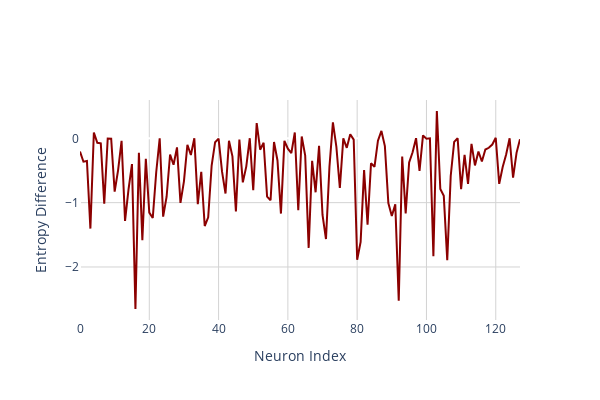

This figure's notebook cell:
### Code cell
fig = go.Figure()
fig.add_trace(go.Scatter(y=entropy_diffs, mode='lines', name='', line=dict(color='darkred', width=2)))
fig.update_layout({'plot_bgcolor': 'rgba(255, 255, 255, 1)',})
fig.update_layout(
    xaxis=dict(showgrid=True, gridwidth=1, gridcolor='LightGray'),
    yaxis=dict(showgrid=True, gridwidth=1, gridcolor='LightGray'),
)
fig.update_xaxes(title_text='Neuron Index')
fig.update_yaxes(title_text='Entropy Difference')
fig.update_layout(width=600, height=400, autosize=False)
fig.show()

### Figure 1 — Plotly figure (JSON) as saved in the notebook; plotly's stock layout.template omitted (floating-point values rounded to 4 significant figures)
{"data": [{"line": {"color": "darkred", "width": 2}, "mode": "lines", "name": "", "type": "scatter", "y": [-0.2052, -0.3639, -0.3533, -1.403, 0.08958, -0.0694, -0.07828, -1.017, -0.003486, -0.006935, -0.8283, -0.4931, -0.03908, -1.284, -0.7968, -0.3995, -2.653, -0.2241, -1.585, -0.3188, -1.154, -1.239, -0.5278, 0, -1.217, -0.9082, -0.2513, -0.4109, -0.1417, -1.004, -0.6684, -0.09985, -0.2587, 0, -1.023, -0.5197, -1.364, -1.229, -0.4224, -0.06081, -0.005188, -0.519, -0.8586, -0.03816, -0.2807, -1.138, -0.01943, -0.6843, -0.4358, 0.001182, -0.8075, 0.2371, -0.1777, -0.06812, -0.9061, -0.9621, -0.05681, -0.3445, -1.17, -0.03952, -0.1621, -0.2292, 0.09016, -1.119, 0.02765, -0.2679, -1.703, -0.3502, -0.8386, -0.1183, -1.192, -1.566, -0.444, 0.2493, -0.1329, -0.7721, 0, -0.1481, 0.06405, -0.02017, -1.888, -1.61, -0.4942, -1.344, -0.3873, -0.4421, -0.03772, 0.1145, -0.1216, -1.006, -1.207, -1.027, -2.525, -0.2846, -1.166, -0.3757, -0.2161, 0.002239, -0.507, 0.04437, -0.005027, 0, -1.832, 0.4245, -0.7868, -0.8941, -1.893, -0.5856, -0.05622, 0, -0.7913, -0.2557, -0.71, -0.08737, -0.4209, -0.2053, -0.36, -0.174, -0.1473, -0.09694, 0.009369, -0.7084, -0.4453, -0.2509, 0, -0.6127, -0.2264, -0.01276]}], "layout": {"autosize": false, "height": 400, "plot_bgcolor": "rgba(255, 255, 255, 1)", "width": 600, "xaxis": {"gridcolor": "LightGray", "gridwidth": 1, "showgrid": true, "title": {"text": "Neuron Index"}}, "yaxis": {"gridcolor": "LightGray", "gridwidth": 1, "showgrid": true, "title": {"text": "Entropy Difference"}}}}
